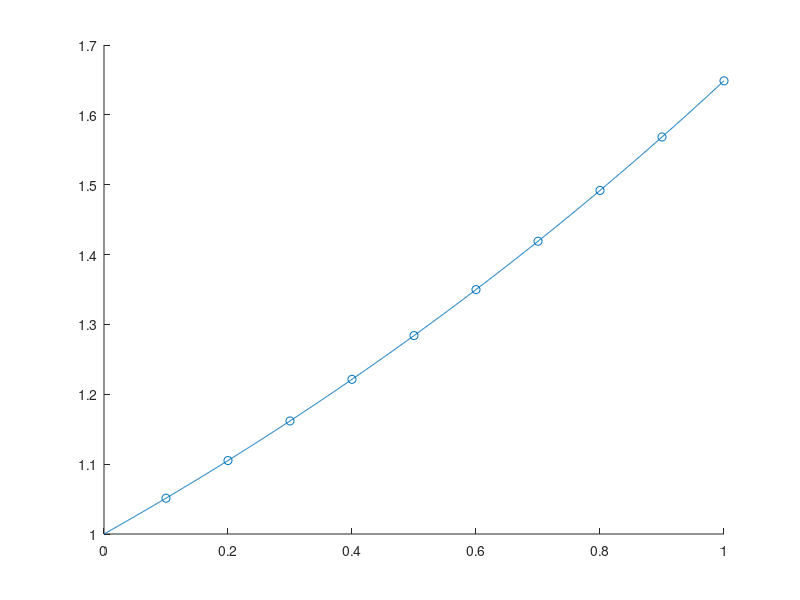

Here is the MATLAB script that generated this plot:
clear all;clc;close all;

% power
a=10;
b=1000;
x=linspace(0.1,1,a);
rnd=rand(1,a);
y=exp(0.5*x);

z=log(y);

a1=(a*sum(x.*z)-sum(x)*sum(z))/(a*sum(x.^2)-(sum(x))^2);
a2=(sum(x.^2)*sum(z)-sum(x)*sum(x.*z))/(a*sum(x.^2)-(sum(x))^2);
p1=[exp(a2),a1];

x_val=linspace(0,1,b);
y_val=p1(1)*exp(p1(2)*x_val);
figure(1)
scatter(x,y)
hold on
plot(x_val,y_val)

